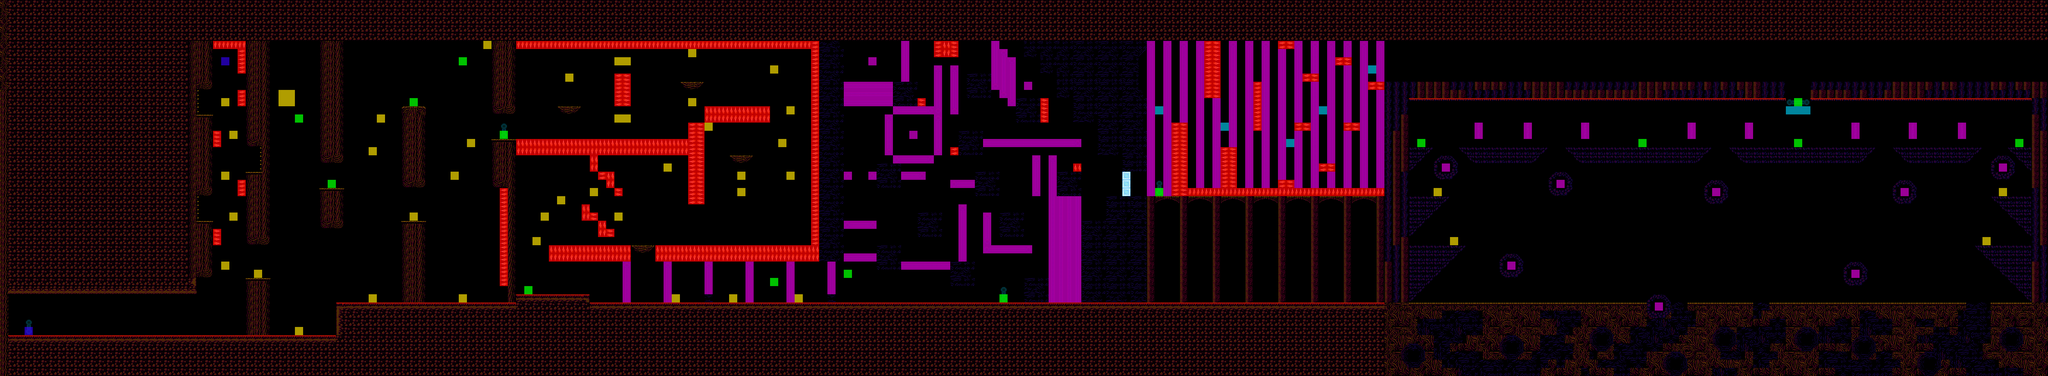

This is a level from a 2D game, rendered from its Tiled map with the project's own tilesets. A one-line summary and the map file follow, with tile-layer data summarised:
An orthogonal 250x46 tile map with 20x20 px tiles, 7 tile layers (back, Items, Map, no col, ...), 1 hidden layer not drawn, 3 tilesets and 94 objects.

<map version="1.10" tiledversion="1.11.2" orientation="orthogonal" renderorder="right-down" width="250" height="46" tilewidth="20" tileheight="20" infinite="0" nextlayerid="17" nextobjectid="198">
 <tileset firstgid="1" name="AutumnHillsTileset_8" tilewidth="20" tileheight="20" tilecount="625" columns="25">
  <image source="AutumnHillsTileset_8.png" width="500" height="500" />
 </tileset>
 <tileset firstgid="626" name="metadata" tilewidth="20" tileheight="20" tilecount="7" columns="7">
  <image source="metadata.png" width="140" height="20" />
 </tileset>
 <tileset firstgid="633" name="tentacles" tilewidth="64" tileheight="128" tilecount="24" columns="3">
  <image source="../Textures/tentacles.png" width="192" height="1024" />
 </tileset>
 <layer id="10" name="back" width="250" height="46">
  <properties>
   <property name="Draw" type="bool" value="true" />
  </properties>
  <data>[11500 cells, 287 non-empty, 4 distinct tile ids]</data>
 </layer>
 <layer id="12" name="Items" width="250" height="46">
  <data>[11500 cells, 56 non-empty, 5 distinct tile ids]</data>
 </layer>
 <imagelayer id="11" name="Capa de Imagen 1" offsetx="3400" offsety="0" />
 <layer id="6" name="Map" width="250" height="46">
  <properties>
   <property name="Draw" type="bool" value="true" />
  </properties>
  <data>[11500 cells, 5883 non-empty, 60 distinct tile ids]</data>
 </layer>
 <layer id="7" name="no col" width="250" height="46">
  <properties>
   <property name="Draw" type="bool" value="true" />
  </properties>
  <data>[11500 cells, 749 non-empty, 50 distinct tile ids]</data>
 </layer>
 <layer id="8" name="Logic" width="250" height="46">
  <properties>
   <property name="Draw" type="bool" value="false" />
  </properties>
  <data>[11500 cells, 829 non-empty, 6 distinct tile ids]</data>
 </layer>
 <layer id="13" name="Enemy" width="250" height="46">
  <data>[11500 cells, 18 non-empty, 3 distinct tile ids]</data>
 </layer>
 <objectgroup id="9" name="Collisions">
  <object id="89" x="3400" y="740" width="1600" height="180" />
  <object id="90" x="4960" y="240" width="40" height="500" />
  <object id="91" x="3380" y="240" width="60" height="500" />
  <object id="92" x="3380" y="200" width="980" height="40" />
  <object id="94" x="3440" y="600" width="140" height="20" />
  <object id="95" x="3440" y="620" width="120" height="20" />
  <object id="96" x="3440" y="640" width="100" height="20" />
  <object id="97" x="3440" y="660" width="80" height="20" />
  <object id="98" x="3440" y="680" width="60" height="20" />
  <object id="101" x="3440" y="700" width="40" height="20" />
  <object id="102" x="3440" y="720" width="20" height="20" />
  <object id="104" x="4820" y="600" width="140" height="20" />
  <object id="105" x="4840" y="620" width="120" height="20" />
  <object id="106" x="4860" y="640" width="100" height="20" />
  <object id="107" x="4880" y="660" width="80" height="20" />
  <object id="108" x="4900" y="680" width="60" height="20" />
  <object id="109" x="4920" y="700" width="40" height="20" />
  <object id="110" x="4940" y="720" width="20" height="20" />
  <object id="111" x="3440" y="360" width="60" height="20" />
  <object id="112" x="3440" y="380" width="40" height="20" />
  <object id="113" x="3440" y="400" width="20" height="20" />
  <object id="114" x="3440" y="480" width="100" height="20" />
  <object id="115" x="3440" y="500" width="80" height="20" />
  <object id="116" x="3440" y="520" width="60" height="20" />
  <object id="117" x="3440" y="540" width="40" height="20" />
  <object id="118" x="3440" y="560" width="20" height="20" />
  <object id="119" x="4900" y="360" width="60" height="20" />
  <object id="121" x="4920" y="380" width="40" height="20" />
  <object id="122" x="4940" y="400" width="20" height="20" />
  <object id="123" x="4860" y="480" width="100" height="20" />
  <object id="124" x="4880" y="500" width="80" height="20" />
  <object id="125" x="4900" y="520" width="60" height="20" />
  <object id="126" x="4920" y="540" width="40" height="20" />
  <object id="127" x="4940" y="560" width="20" height="20" />
  <object id="128" x="3560" y="360" width="220" height="20" />
  <object id="129" x="3580" y="380" width="180" height="20" />
  <object id="130" x="3820" y="360" width="360" height="20" />
  <object id="131" x="3840" y="380" width="320" height="20" />
  <object id="132" x="4220" y="360" width="360" height="20" />
  <object id="133" x="4240" y="380" width="320" height="20" />
  <object id="134" x="4620" y="360" width="220" height="20" />
  <object id="135" x="4640" y="380" width="180" height="20" />
  <object id="137" x="3400" y="0" width="1600" height="100" />
  <object id="140" x="0" y="0" width="480" height="720" />
  <object id="141" x="0" y="720" width="20" height="100" />
  <object id="142" x="0" y="820" width="820" height="100" />
  <object id="143" x="820" y="740" width="2580" height="180" />
  <object id="144" x="600" y="680" width="60" height="140" />
  <object id="145" x="600" y="420" width="60" height="180" />
  <object id="146" x="640" y="360" width="20" height="60" />
  <object id="147" x="600" y="100" width="60" height="260" />
  <object id="148" x="480" y="100" width="40" height="120" />
  <object id="149" x="480" y="280" width="40" height="200" />
  <object id="150" x="480" y="540" width="40" height="140" />
  <object id="151" x="480" y="0" width="2920" height="100" />
  <object id="152" x="780" y="100" width="60" height="300" />
  <object id="153" x="780" y="460" width="60" height="100" />
  <object id="154" x="980" y="260" width="60" height="200" />
  <object id="155" x="1200" y="100" width="60" height="180" />
  <object id="156" x="1200" y="340" width="60" height="120" />
  <object id="157" x="980" y="540" width="60" height="200" />
  <object id="158" x="1240" y="460" width="20" height="280" />
  <object id="161" x="1360" y="260" width="60" height="20" />
  <object id="162" x="1660" y="200" width="60" height="20" />
  <object id="163" x="1780" y="380" width="60" height="20" />
  <object id="164" x="1540" y="600" width="60" height="20" />
  <object id="165" x="1260" y="720" width="180" height="20" />
  <object id="166" x="1720" y="720" width="20" height="20" />
  <object id="167" x="2140" y="400" width="60" height="60" />
  <object id="168" x="2140" y="600" width="60" height="60" />
  <object id="169" x="2000" y="100" width="60" height="540" />
  <object id="170" x="2180" y="200" width="60" height="60" />
  <object id="172" x="2360" y="180" width="60" height="60" />
  <object id="173" x="2340" y="320" width="60" height="60" />
  <object id="174" x="2480" y="240" width="60" height="60" />
  <object id="175" x="2580" y="420" width="60" height="60" />
  <object id="176" x="2640" y="540" width="60" height="200" />
  <object id="177" x="2500" y="680" width="60" height="60" />
  <object id="178" x="2320" y="640" width="60" height="60" />
  <object id="179" x="2440" y="520" width="60" height="60" />
  <object id="180" x="2380" y="420" width="60" height="60" />
  <object id="181" x="2240" y="520" width="60" height="60" />
  <object id="182" x="2020" y="720" width="20" height="20" />
  <object id="183" x="2500" y="100" width="280" height="40" />
  <object id="185" x="2540" y="140" width="240" height="40" />
  <object id="186" x="2580" y="180" width="200" height="60" />
  <object id="187" x="2620" y="240" width="180" height="60" />
  </objectgroup>
 <layer id="15" name="Navigation" width="250" height="46" visible="0">
  <properties>
   <property name="Navigation" type="bool" value="true" />
  </properties>
  <data>[11500 cells, 5252 non-empty, 1 distinct tile ids]</data>
 </layer>
 <layer id="16" name="DoorOpen" width="250" height="46">
  <properties>
   <property name="Draw" type="bool" value="false" />
  </properties>
  <data>[11500 cells, 3 non-empty, 1 distinct tile ids]</data>
 </layer>
</map>
<!-- 7 of 94 objects omitted -->